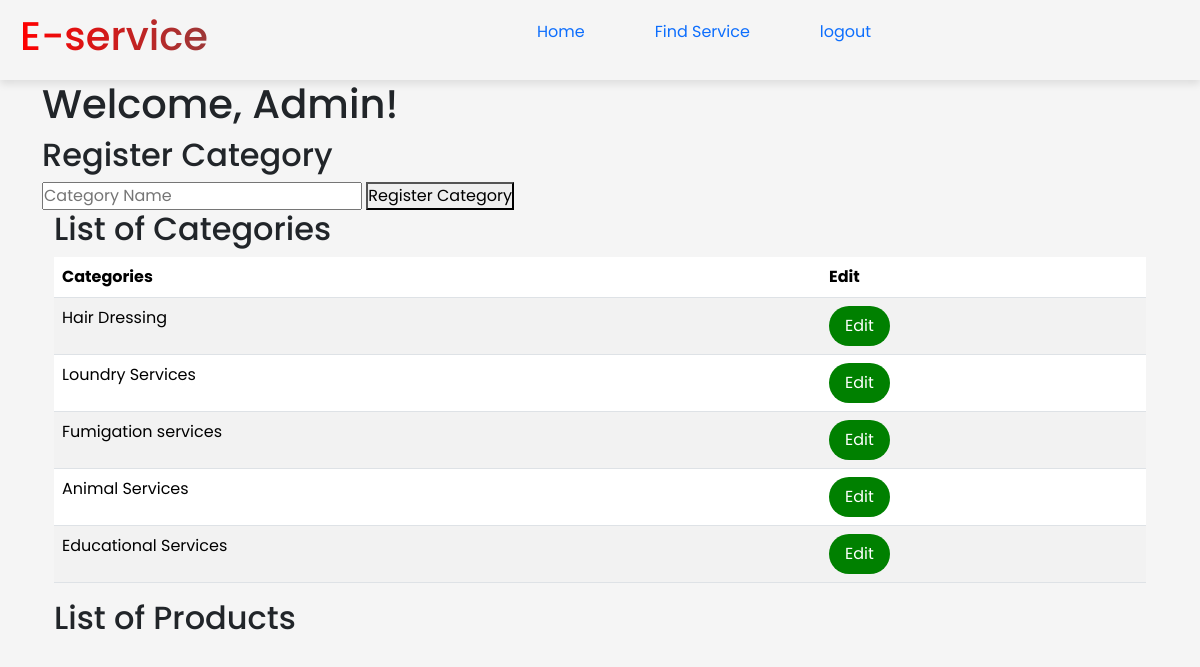
The page /admin/dashboard (signed in) on the database as committed earlier.
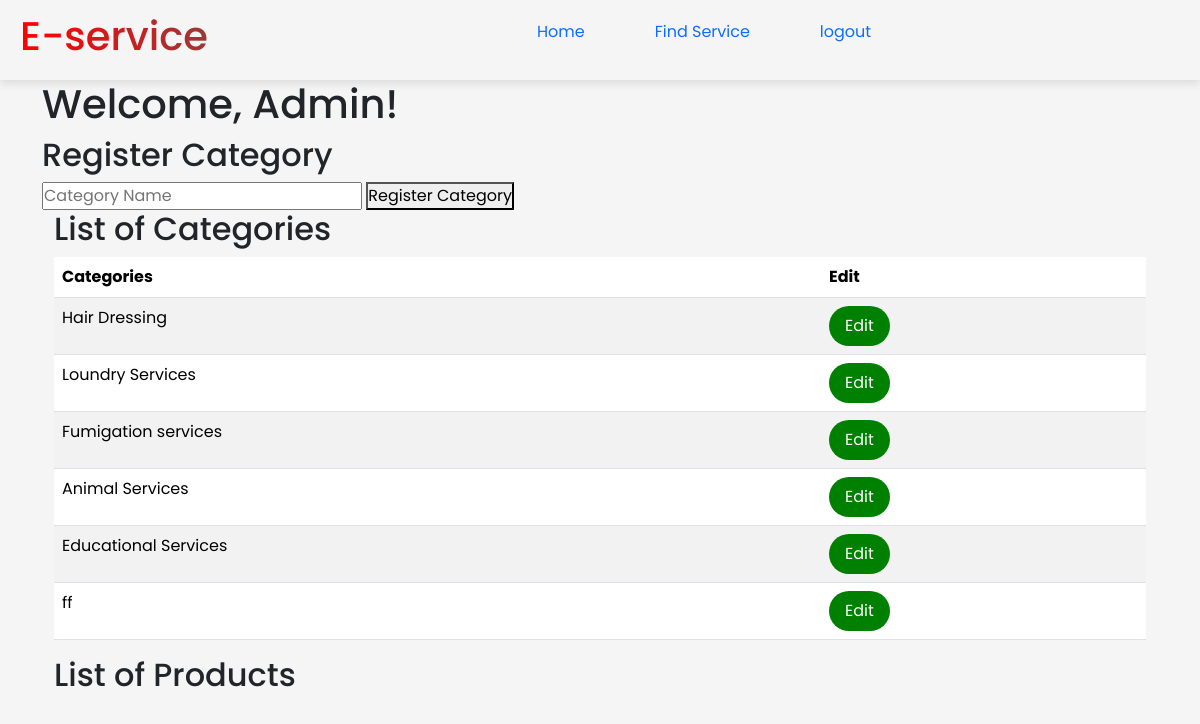
The same page on the database as committed later.
### e_service/models/data.py (models this page shows, shortened)
class Category(UserMixin, db.Model):
    __tablename__ = 'category'
    cat_id = db.Column(db.Integer, primary_key=True)
    category_name = db.Column(db.String(100), nullable=False)

### e_service/views/login.py (the view)
@app.route('/admin/dashboard')
@login_required
def admin_dashboard():
    categories = Category.query.all()
    return render_template('admin_dashboard.html', categories=categories)

### e_service/views/login.py (called while the page is built, shortened)
@login_manager.user_loader
def load_user(user_id):
    user = User.query.get(int(user_id))
    if user:
        return user

@app.before_request
def before_request():
    if current_user.is_authenticated:
        current_user.last_seen = datetime.utcnow()
        db.session.commit()

### e_service/templates/admin_dashboard.html (shortened to what this page needs)
<!DOCTYPE html>
<html lang="en">
  <head>
    <link href="https://cdn.jsdelivr.net/npm/bootstrap@5.3.2/dist/css/bootstrap.min.css" rel="stylesheet">
    <link
      href="{{ url_for('static', filename='css/dashboard.css') }}"
      rel="stylesheet"
    />
  </head>
  <body>
    <nav class="navbar">
      <h1>E-service</h1>
      <ul class="nav-list">
        <li class="nav-items"><a href="#">Home</a></li>
        <li class="nav-items"><a href="#">Find Service</a></li>
        <li class="nav-items"><a href="/logout">logout</a></li>
      </ul>
    </nav>
    <main>
<div class="container body">
        <h1>Welcome, Admin!</h1>
        <h2>Register Category</h2>
        <form action="/register/category" method="POST">
          <input
            type="text"
            name="category_name"
            placeholder="Category Name"
            required
          />
          <button type="submit">Register Category</button>
        </form>
        <div class="container">
<h2>List of Categories</h2>
<div class="body">
  <table class="table table-striped table-hover">
    <thead>
        <tr>
            <th>Categories</th>
            <th>Edit</th>
        </tr>
    </thead>
    <tbody>
        {% for category in categories %}
        <tr>
            <td>{{ category.category_name }}</td>
            <td>
                <button class="btn btn-primary" data-toggle="modal" data-target="#editCategoryModal{{ category.cat_id }}">
                    Edit
                </button>
            </td>
        </tr>
        {% endfor %}
    </tbody>
</table>
        <h2>List of Products</h2>
      </div>
    </main>
  </body>
</html>

### e_service/static/css/dashboard.css (style rules this page uses)
* { margin: 0; padding: 0; box-sizing: border-box; font-family: 'Poppins', sans-serif; }
a { text-decoration: none; }
li { list-style: none; }
body { background-color: #f5f5f5; }
.navbar { display: flex; justify-content: space-between; align-items: center; width: 100%; height: 80px; box-shadow: 0 4px 8px rgba(0, 0, 0, 0.1); padding: 0 20px; }
.nav-list { display: flex; align-items: center; }
.nav-items { margin: 0 15px; padding: 20px; transition: color 0.3s; }
nav > h1 { background: linear-gradient(to right, #ff0000, #9c3838); -webkit-background-clip: text; background-clip: text; color: transparent; margin-right: 20px; }
.btn { border: none; outline: none; padding: 0.5em 1em; border-radius: 2em; background-color: green; cursor: pointer; color: white; font-size: 1em; transition: background 0.3s, color 0.3s; }

Rows that differ between the two databases and show on the page:
added Category: category_name "ff"
